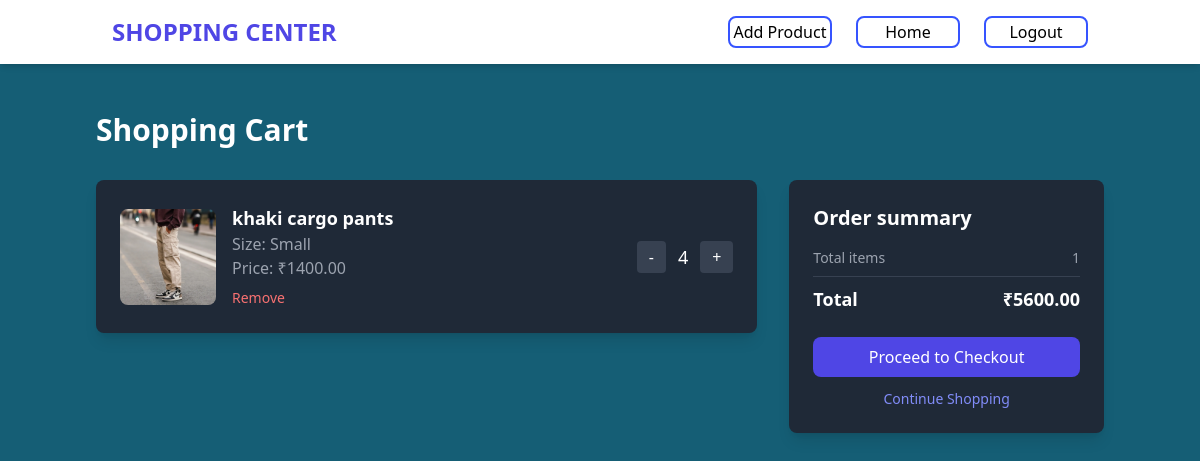
The app's page /cart/ (signed in) with its own data.
### chai/models.py (models this page shows, shortened)
class order_Item(models.Model):
    user = models.ForeignKey(User, on_delete=models.CASCADE)
    clothes = models.ForeignKey(Clothes, on_delete=models.CASCADE)
    quantity = models.IntegerField(default=1)
    ordered = models.BooleanField(default=False)
    def get_total_item_price(self):
        return self.quantity * self.clothes.price

class Clothes(models.Model):
    SIZES = (
        ('s', 'Small'),
        ('m', 'Medium'),
        ('l', 'Large'),
    )
    name = models.CharField(max_length=100)
    category = models.ForeignKey(Category, on_delete=models.CASCADE, default= Category.get_default_category)
    size = models.CharField(max_length=100, choices=SIZES)
    quantity = models.IntegerField()
    price = models.DecimalField(max_digits=10, decimal_places=2)
    image = models.ImageField(upload_to='images/')
    description = models.TextField(default='')

class Order(models.Model):
    user = models.ForeignKey(User, on_delete=models.CASCADE)
    items = models.ManyToManyField(order_Item)
    order_date = models.DateTimeField(auto_now_add=True)
    start_date = models.DateTimeField(default=timezone.now)
    ordered = models.BooleanField(default=False)
    order_id = models.CharField(max_length=100, blank=True, null=True, unique=True)
    DateTime_ofpayment = models.DateTimeField(default=timezone.now)
    ordered_delivered = models.BooleanField(default=False)
    shipping_address = models.TextField(blank=True, null=True)
    billing_address = models.TextField(blank=True, null=True)
    razorpay_order_id = models.CharField(max_length=100, blank=True, null=True)
    payment_id = models.CharField(max_length=100, blank=True, null=True)
    def get_total_price(self):
        total = 0
        for order_item in self.items.all():
            total += order_item.get_total_item_price()
        return total

### chai/views.py (the view)
# urls.py: path('cart/', views.cart, name='cart'),
@login_required
def cart(request):
    try:
        if not request.user.is_authenticated:
            messages.warning(request, "Please login to view your cart.")
            return redirect("login")
        order_qs = Order.objects.filter(user=request.user, ordered=False)
        if order_qs.exists():
            order = order_qs.first()
            if order.items.count() > 0:
                return render(request, "chai/cart.html", {"order": order})
            else:
                messages.info(request, "Your cart is empty.")
                return render(request, "chai/cart.html", {"order": None})
        else:
            messages.info(request, "Your cart is empty.")
            return render(request, "chai/cart.html", {"order": None})
    except Exception as e:
        messages.error(request, "An error occurred while loading your cart.")
        return render(request, "chai/cart.html", {"order": None})

### templates/chai/cart.html (shortened to what this page needs)
{% load static tailwind_tags %}
{% load static %}
<!DOCTYPE html>
<html lang="en">
<head>
<script src="https://cdn.tailwindcss.com"></script>
</head>
<body class="bg-cyan-800 text-white">
<header class="fixed top-0 left-0 w-full bg-white shadow-md z-50">
    <div class="container mx-auto px-6 py-4 flex items-center justify-between">
    <a href="{% url 'home' %}" class="text-2xl font-bold text-indigo-600">SHOPPING CENTER</a>
    <nav class="hidden md:flex space-x-6">
        <a href="{% url 'add_product' %}" class="relative flex items-center justify-center w-[6.5em] h-[2.0em] border-2 border-[#3654ff] rounded-lg text-black transition-all duration-500 hover:bg-[#3654ff]">Add Product</a>
        {% if user.is_authenticated %}
        <a href="{% url 'home' %}" class="relative flex items-center justify-center w-[6.5em] h-[2.0em] border-2 border-[#3654ff] rounded-lg text-black transition-all duration-500 hover:bg-[#3654ff]">Home</a>
        <a href="{% url 'user_logout' %}" class="relative flex items-center justify-center w-[6.5em] h-[2.0em] border-2 border-[#3654ff] rounded-lg text-black transition-all duration-500 hover:bg-[#3654ff]">Logout</a>
        {% endif %}
    </nav>
    </div>
</header>
<main class="pt-28 px-6 lg:px-24 pb-16">
    <h1 class="text-3xl font-bold mb-8">Shopping Cart</h1>
    {% if order and order.items.all %}
    <div class="grid grid-cols-1 lg:grid-cols-3 gap-8">
        <div class="lg:col-span-2 space-y-6">
        {% for item in order.items.all %}
            <div class="bg-gray-800 rounded-lg p-6 flex flex-col md:flex-row items-center justify-between gap-6 shadow-lg">
            <div class="flex items-center gap-4">
                <img src="{{ item.clothes.image.url }}" alt="{{ item.clothes.name }}" class="w-24 h-24 object-cover rounded-lg" />
                <div>
                <h2 class="text-lg font-semibold">{{ item.clothes.name }}</h2>
                <p class="text-gray-400">Size: {{ item.clothes.get_size_display }}</p>
                <p class="text-gray-400">Price: ₹{{ item.clothes.price }}</p>
                <a href="{% url 'delete_item' item.clothes.pk %}" class="text-red-400 text-sm hover:underline mt-2 inline-block">Remove</a>
                </div>
            </div>
            <div class="flex items-center gap-3">
                <form method="post" action="{% url 'remove_item' item.clothes.pk %}" class="flex gap-2 items-center">
                    <button type="submit" class="px-3 py-1 bg-gray-700 text-white rounded hover:bg-gray-600">-</button>
                </form>
                <span class="text-lg">{{ item.quantity }}</span>
                <form method="post" action="{% url 'add_item' item.clothes.pk %}">
                    <button type="submit" class="px-3 py-1 bg-gray-700 text-white rounded hover:bg-gray-600">+</button>
                </form>
            </div>
            </div>
        {% endfor %}
        </div>
        <div class="bg-gray-800 p-6 rounded-lg shadow-lg">
        <h2 class="text-xl font-bold mb-4">Order summary</h2>
        <div class="text-sm space-y-2">
            <p class="flex justify-between text-gray-400">
            <span>Total items</span>
            <span>{{ order.items.count }}</span>
            </p>
            <hr class="my-3 border-gray-700" />
            <p class="flex justify-between text-white font-bold text-lg">
            <span>Total</span>
            <span>₹{{ order.get_total_price }}</span>
            </p>
        </div>
        {% if order.shipping_address %}
            <a href="{% url 'initiate_payment' %}" class="mt-6 block w-full bg-indigo-600 hover:bg-indigo-700 text-white py-2 rounded-lg font-medium transition-all text-center">
                Proceed to Payment
            </a>
        {% else %}
            <a href="{% url 'checkout'%}" class="mt-6 block w-full bg-indigo-600 hover:bg-indigo-700 text-white py-2 rounded-lg font-medium transition-all text-center">
                Proceed to Checkout
            </a>
        {% endif %}
        <a href="{% url 'home' %}" class="block text-center mt-3 text-indigo-400 hover:underline text-sm">Continue Shopping</a>
        </div>
    </div>
    {% endif %}
</main>
{% tailwind_css %}
</body>
</html>

### records on screen
order_Item: clothes.image (picture), clothes.name "khaki cargo pants", clothes.size "Small", clothes.price "1400.00", quantity "4"
Order: items.count "1", get_total_price "5600.00"
